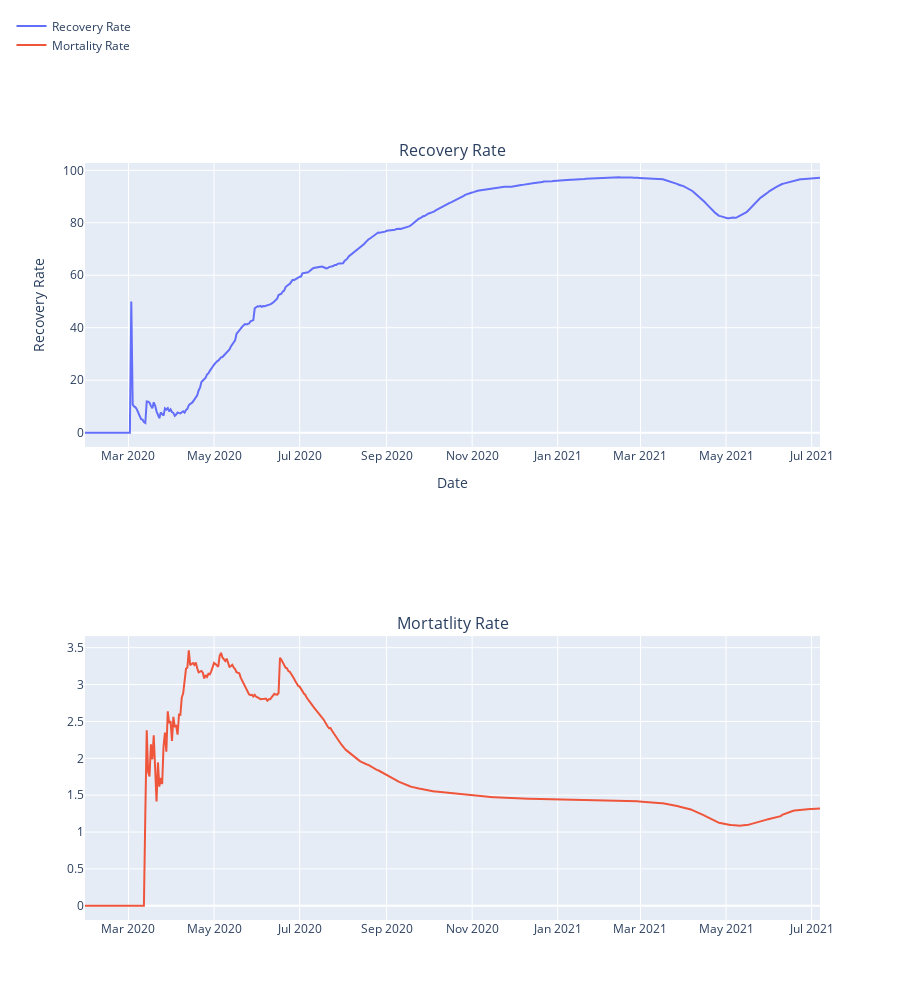

Notebook source saved alongside this figure:
### Code cell
#  Mortality rate = (Number of Death Cases / Number of Confirmed Cases) x 100

#  Recovery Rate= (Number of Recoverd Cases / Number of Confirmed Cases) x 100

fig = make_subplots(rows=2, cols=1,
                   subplot_titles=("Recovery Rate", "Mortatlity Rate"))
fig.add_trace(
    go.Scatter(x=df1.index, y=(df1["Cured"]/df1["Confirmed"])*100,
              name="Recovery Rate"),
    row=1, col=1
)
fig.add_trace(
    go.Scatter(x=df1.index, y=(df1["Deaths"]/df1["Confirmed"])*100,
              name="Mortality Rate"),
    row=2, col=1
)
fig.update_layout(height=1000,legend=dict(x=-0.1,y=1.2,traceorder="normal"))
fig.update_xaxes(title_text="Date", row=1, col=1)
fig.update_yaxes(title_text="Recovery Rate", row=1, col=1)
fig.update_xaxes(title_text="Date", row=1, col=2)
fig.update_yaxes(title_text="Mortality Rate", row=1, col=2)
fig.show()

### Figure 1 — Plotly figure (JSON) as saved in the notebook; plotly's stock layout.template omitted (floating-point values rounded to 4 significant figures; data arrays with more than 128 entries replaced by an {"elided": "..."} marker saying what was removed)
{"data": [{"name": "Recovery Rate", "type": "scatter", "x": {"elided": "525 str values"}, "xaxis": "x", "y": {"elided": "525 float values"}, "yaxis": "y"}, {"name": "Mortality Rate", "type": "scatter", "x": {"elided": "525 str values"}, "xaxis": "x2", "y": {"elided": "525 float values"}, "yaxis": "y2"}], "layout": {"annotations": [{"font": {"size": 16}, "showarrow": false, "text": "Recovery Rate", "x": 0.5, "xanchor": "center", "xref": "paper", "y": 1, "yanchor": "bottom", "yref": "paper"}, {"font": {"size": 16}, "showarrow": false, "text": "Mortatlity Rate", "x": 0.5, "xanchor": "center", "xref": "paper", "y": 0.375, "yanchor": "bottom", "yref": "paper"}], "height": 1000, "legend": {"traceorder": "normal", "x": -0.1, "y": 1.2}, "xaxis": {"anchor": "y", "domain": [0, 1], "title": {"text": "Date"}}, "xaxis2": {"anchor": "y2", "domain": [0, 1]}, "yaxis": {"anchor": "x", "domain": [0.625, 1], "title": {"text": "Recovery Rate"}}, "yaxis2": {"anchor": "x2", "domain": [0, 0.375]}}}
